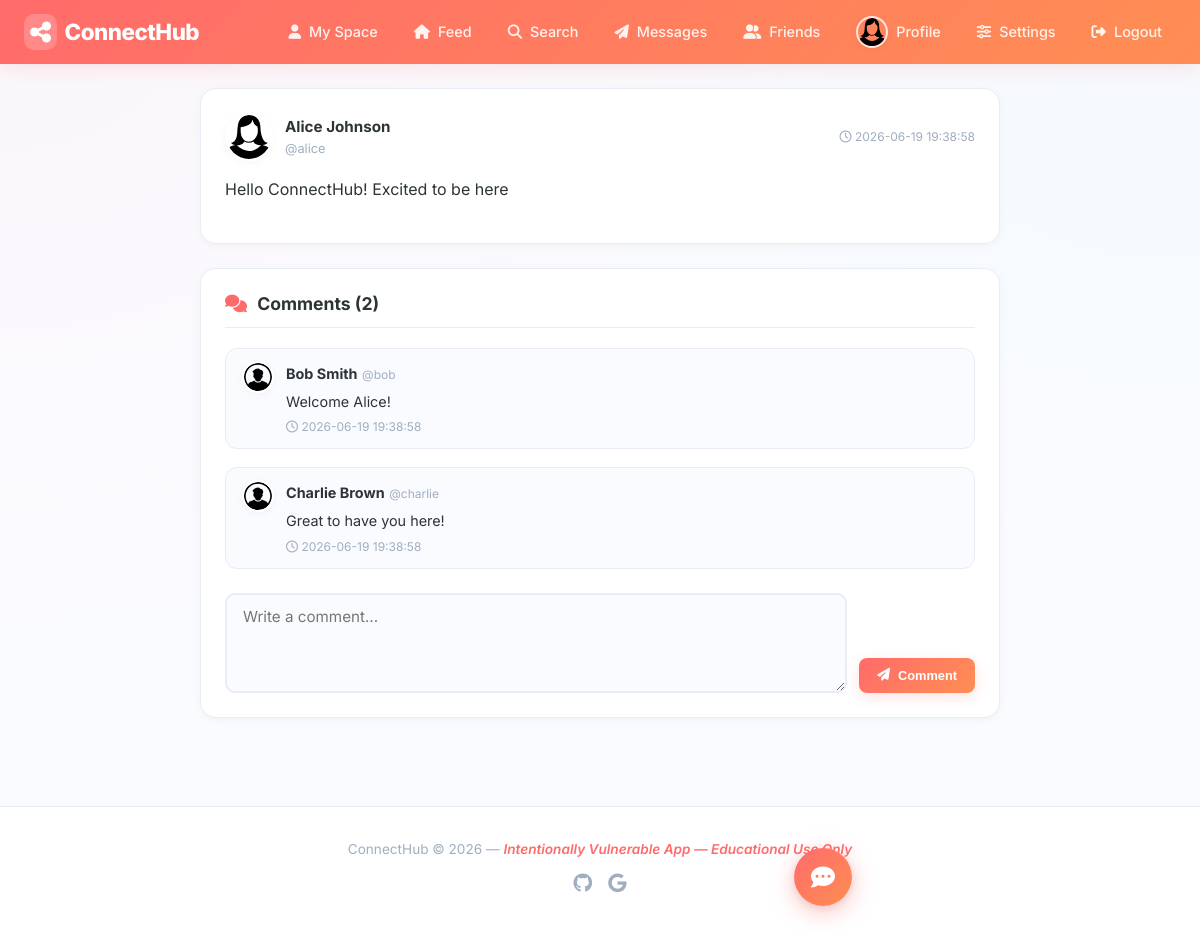
The page /app/post.php?id=1 (signed in) on the database its author committed.
### tables this page shows
CREATE TABLE users (
    id INT AUTO_INCREMENT PRIMARY KEY,
    username VARCHAR(50) UNIQUE NOT NULL,
    email VARCHAR(100) UNIQUE NOT NULL,
    password VARCHAR(255) NOT NULL,
    full_name VARCHAR(100),
    gender ENUM('male','female') DEFAULT 'male',
    bio TEXT,
    avatar VARCHAR(255) DEFAULT 'default-male.svg',
     
    session_token VARCHAR(64),
    oauth_provider VARCHAR(20),
    oauth_id VARCHAR(100),
     
    oauth_scope VARCHAR(255) DEFAULT 'read',
    is_admin TINYINT(1) DEFAULT 0,
    is_banned TINYINT(1) DEFAULT 0,
    ban_reason VARCHAR(255),
    banned_at TIMESTAMP NULL,
    created_at TIMESTAMP DEFAULT CURRENT_TIMESTAMP
);

CREATE TABLE posts (
    id INT AUTO_INCREMENT PRIMARY KEY,
    user_id INT NOT NULL,
    content TEXT NOT NULL,
    image VARCHAR(255),
    is_private TINYINT(1) DEFAULT 0,
    status ENUM('pending','approved','rejected') DEFAULT 'approved',
    moderation_note TEXT,
    moderated_by INT,
    moderated_at TIMESTAMP NULL,
    created_at TIMESTAMP DEFAULT CURRENT_TIMESTAMP,
    FOREIGN KEY (user_id) REFERENCES users(id)
);

CREATE TABLE comments (
    id INT AUTO_INCREMENT PRIMARY KEY,
    post_id INT NOT NULL,
    user_id INT NOT NULL,
     
    content TEXT NOT NULL,
    created_at TIMESTAMP DEFAULT CURRENT_TIMESTAMP,
    FOREIGN KEY (post_id) REFERENCES posts(id),
    FOREIGN KEY (user_id) REFERENCES users(id)
);

### app/includes/security.php (called while the page is built, shortened)
<?php
function normalize_security_route($uri = null) {
    if ($uri === null || $uri === '') {
        $uri = $_SERVER['SCRIPT_NAME'] ?? ($_SERVER['REQUEST_URI'] ?? '');
    }
    $route = explode('?', (string)$uri, 2)[0];
    $route = preg_replace('#/+#', '/', $route);
    $route = '/' . ltrim($route, '/');
    return $route === '/' ? '/' : $route;
}
function ai_fix_rule_active($conn, $event_type, $route = null) {
    $route = normalize_security_route($route);
    $safe_type = $conn->real_escape_string($event_type);
    $safe_route = $conn->real_escape_string($route);
    $res = $conn->query("
        SELECT id
        FROM ai_fix_rules
        WHERE is_active=1 AND event_type='$safe_type' AND route='$safe_route'
        LIMIT 1
    ");
    return $res && $res->num_rows > 0;
}
?>

### app/post.php (the view, shortened to what this page needs)
<?php
require_once 'includes/db.php';
$xss_ai_fixed = ai_fix_rule_active($conn, 'xss_probe', '/post.php');
$post_id = isset($_GET['id']) ? (int)$_GET['id'] : 0;
$post = $conn->query("
    SELECT p.*, u.username, u.full_name, u.avatar
    FROM posts p JOIN users u ON p.user_id=u.id
    WHERE p.id=$post_id
")->fetch_assoc();
$comments = $conn->query("
    SELECT c.*, u.username, u.full_name, u.avatar
    FROM comments c JOIN users u ON c.user_id=u.id
    WHERE c.post_id=$post_id
    ORDER BY c.created_at ASC
");
?>
<?php require_once 'includes/header.php'; ?>
<div class="post-detail animate-fade-in">
    <div class="post card <?= $post['is_private'] ? 'private-post' : '' ?>">
        <div class="post-header">
            <img src="/uploads/<?= htmlspecialchars($post['avatar']) ?>" class="avatar-sm">
            <div>
                <a href="profile.php?id=<?= $post['user_id'] ?>"><strong><?= htmlspecialchars($post['full_name']) ?></strong></a>
                <span class="text-muted">@<?= htmlspecialchars($post['username']) ?></span>
            </div>
            <small class="post-time"><i class="far fa-clock"></i> <?= $post['created_at'] ?></small>
        </div>
        <div class="post-content"><?= $xss_ai_fixed ? ai_safe_html($post['content']) : $post['content'] ?></div>
    </div>
    <div class="comments-section card">
        <h3><i class="fas fa-comments" style="color: var(--primary); margin-right: 6px;"></i> Comments (<?= $comments->num_rows ?>)</h3>
        <?php while ($c = $comments->fetch_assoc()): ?>
        <div class="comment">
            <img src="/uploads/<?= htmlspecialchars($c['avatar']) ?>" class="avatar-xs">
            <div class="comment-body">
                <strong><?= htmlspecialchars($c['full_name']) ?></strong>
                <span class="text-muted">@<?= htmlspecialchars($c['username']) ?></span>
                <p><?= $xss_ai_fixed ? ai_safe_html($c['content']) : $c['content'] ?></p>
                <small class="text-muted"><i class="far fa-clock"></i> <?= $c['created_at'] ?></small>
            </div>
        </div>
        <?php endwhile; ?>
        <form method="POST" class="comment-form">
            <textarea name="comment" class="form-control" rows="2" placeholder="Write a comment..." required></textarea>
            <button type="submit" class="btn btn-primary btn-sm" style="height: fit-content; padding: 10px 18px;"><i class="fas fa-paper-plane"></i> Comment</button>
        </form>
    </div>
</div>
<?php require_once 'includes/footer.php'; ?>

### app/includes/header.php (shortened to what this page needs)
<?php
$current_page = basename($_SERVER['SCRIPT_NAME']);
function is_active($page, $current_page) {
    return $current_page === $page ? 'active' : '';
}
$is_admin_session = !empty($_SESSION['is_admin']);
$home_url = isset($_SESSION['user_id']) ? ($is_admin_session ? '/admin.php' : '/user.php') : '/index.php';
$header_user = null;
if (isset($_SESSION['user_id'])) {
    $header_uid = (int)$_SESSION['user_id'];
    $header_res = $conn->query("SELECT avatar, full_name, username FROM users WHERE id = $header_uid");
    if ($header_res && $header_res->num_rows > 0) {
        $header_user = $header_res->fetch_assoc();
    }
}
?>
<!DOCTYPE html>
<html lang="en">
<head>
    <link rel="stylesheet" href="/css/style.css?v=1.1">
    <link rel="stylesheet" href="https://cdnjs.cloudflare.com/ajax/libs/font-awesome/6.4.0/css/all.min.css">
</head>
<body>
<nav class="navbar">
    <div class="nav-brand">
        <a href="<?= $home_url ?>"><i class="fas fa-share-nodes"></i> ConnectHub</a>
    </div>
    <div class="nav-links" id="navLinks">
        <?php if (isset($_SESSION['user_id'])): ?>
            <?php if ($is_admin_session): ?>
                <a href="/admin.php" class="<?= is_active('admin.php', $current_page) ?>"><i class="fas fa-gauge-high"></i> Admin</a>
                <a href="/admin.php#posts"><i class="fas fa-list-check"></i> Posts</a>
                <a href="/admin.php#users"><i class="fas fa-users-gear"></i> Users</a>
                <a href="/admin.php#security"><i class="fas fa-shield-halved"></i> Security</a>
            <?php else: ?>
                <a href="/user.php" class="<?= is_active('user.php', $current_page) ?>"><i class="fas fa-user"></i> My Space</a>
                <a href="/index.php" class="<?= is_active('index.php', $current_page) ?>"><i class="fas fa-house"></i> Feed</a>
                <a href="/search.php" class="<?= is_active('search.php', $current_page) ?>"><i class="fas fa-magnifying-glass"></i> Search</a>
                <a href="/messages.php" class="<?= is_active('messages.php', $current_page) ?>"><i class="fas fa-paper-plane"></i> Messages</a>
                <a href="/friends.php" class="<?= is_active('friends.php', $current_page) ?>"><i class="fas fa-user-group"></i> Friends</a>
                <a href="/profile.php?id=<?= (int)$_SESSION['user_id'] ?>" class="<?= is_active('profile.php', $current_page) ?>">
                    <?php if ($header_user && $header_user['avatar']): ?>
                        <img src="/uploads/<?= htmlspecialchars($header_user['avatar']) ?>" class="avatar-xs" style="margin: -5px 0; border-color: rgba(255,255,255,0.8);">
                    <?php else: ?>
                        <i class="fas fa-user"></i>
                    <?php endif; ?>
                    Profile
                </a>
                <a href="/settings.php" class="<?= is_active('settings.php', $current_page) ?>"><i class="fas fa-sliders"></i> Settings</a>
            <?php endif; ?>
            <a href="/logout.php"><i class="fas fa-right-from-bracket"></i> Logout</a>
        <?php else: ?>
            <a href="/login.php" class="<?= is_active('login.php', $current_page) ?>"><i class="fas fa-right-to-bracket"></i> Login</a>
            <a href="/register.php" class="<?= is_active('register.php', $current_page) ?>"><i class="fas fa-user-plus"></i> Register</a>
        <?php endif; ?>
    </div>
</nav>
<div class="container">

### rows shown on the page
users: avatar (placeholder picture)
posts: user.avatar (placeholder picture), user.full_name "Alice Johnson", user.username "alice", created_at "2026-06-19 19:38:58", content "Hello ConnectHub! Excited to be here", user "2"
comments: user.avatar (placeholder picture), user.full_name "Bob Smith", user.username "bob", content "Welcome Alice!", created_at "2026-06-19 19:38:58"
comments: user.avatar (placeholder picture), user.full_name "Charlie Brown", user.username "charlie", content "Great to have you here!", created_at "2026-06-19 19:38:58"
